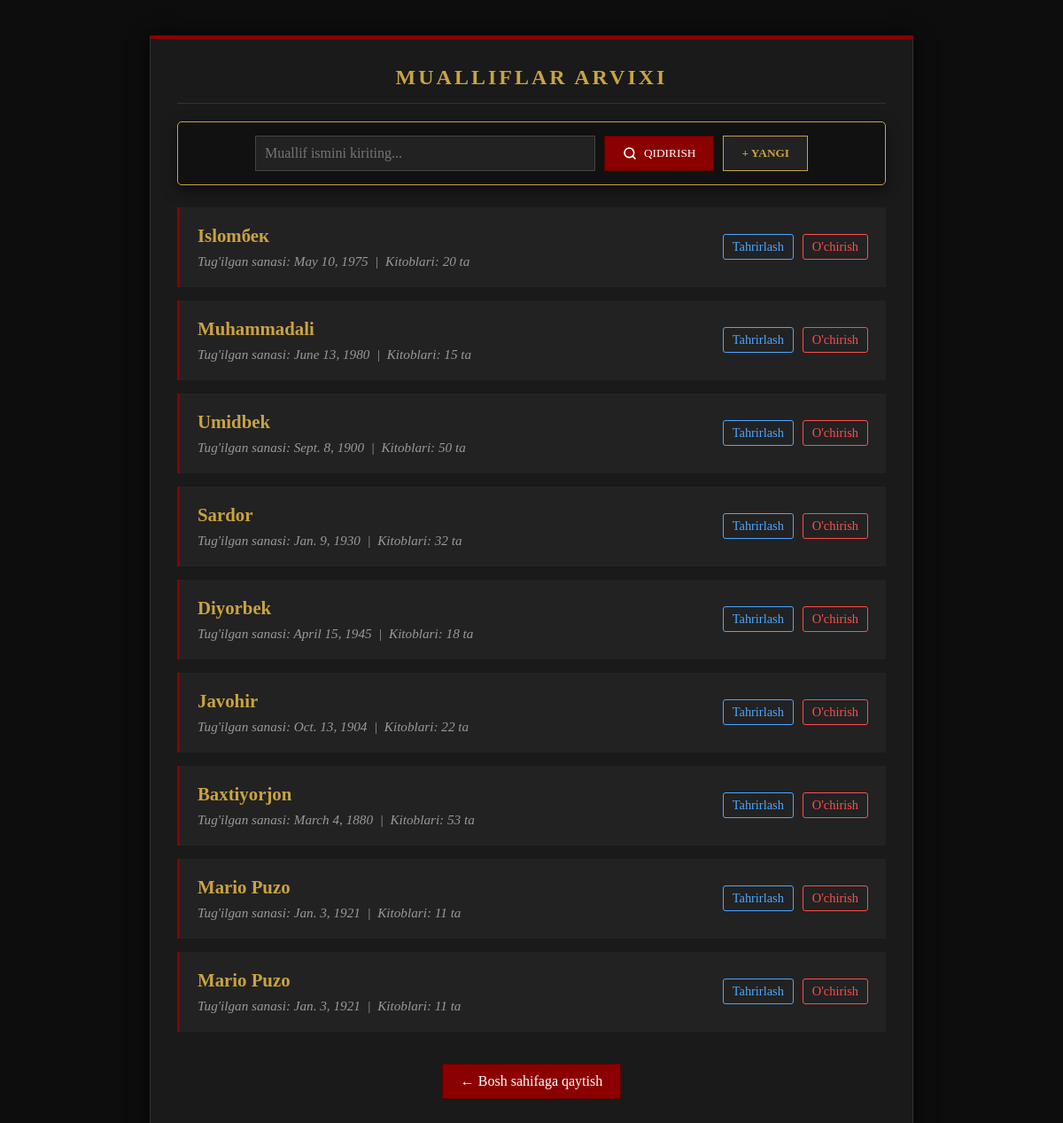
The page /mualliflar/ on the database its author committed.
### main/models.py (models this page shows, shortened)
class Muallif(models.Model):
    class Jins(models.TextChoices):
        MALE = 'male', 'Male'
        FEMALE = 'female', 'Female'
    ism = models.CharField(max_length = 100)
    jins = models.CharField(max_length = 100, choices=Jins.choices)
    tugilgan_sana = models.DateField()
    kitob_soni = models.IntegerField()
    tirik = models.BooleanField()
    class Meta:
        verbose_name = "Muallif"
        verbose_name_plural = "Mualliflar"

### main/views.py (the view, shortened to what this page needs)
# urls.py: path('mualliflar/', views.barcha_mualliflar, name='barcha_mualliflar'),
def barcha_mualliflar(request):
    mualliflar = Muallif.objects.all()
    ism_soz = request.GET.get('qidiruv')
    if ism_soz:
        mualliflar = mualliflar.filter(ism__icontains=ism_soz)
    return render(request, 'mualliflar_royxati.html', {'mualliflar': mualliflar})

### main/templates/mualliflar_royxati.html (shortened to what this page needs)
<!DOCTYPE html>
<html lang="uz">
<head>
</head>
<body>
    <div class="container">
        <h2>Mualliflar Arvixi</h2>
        <form action="" method="GET" class="filter-container">
            <input type="text" name="qidiruv" class="filter-input" placeholder="Muallif ismini kiriting..." value="{{ request.GET.qidiruv }}">
            <button type="submit" class="filter-btn">
                <svg width="16" height="16" viewBox="0 0 24 24" fill="none" stroke="currentColor" stroke-width="2.5" stroke-linecap="round" stroke-linejoin="round">
                    <circle cx="11" cy="11" r="8"></circle>
                    <line x1="21" y1="21" x2="16.65" y2="16.65"></line>
                </svg>
                Qidirish
            </button>
            <button type="button" class="add-btn" onclick="ochishModal()">+ Yangi</button>
        </form>
        <ul>
            {% for muallif in mualliflar %}
                <li>
                    <div>
                        <a href="/muallif/{{ muallif.id }}" class="title-link">{{ muallif.ism }}</a>
                        <div class="details">
                            Tug'ilgan sanasi: {{ muallif.tugilgan_sana }} &nbsp;|&nbsp; Kitoblari: {{ muallif.kitob_soni }} ta
                        </div>
                    </div>
                    <div class="action-btns">
                        <a href="/muallif/{{ muallif.id }}/tahrirlash/" class="edit-btn">Tahrirlash</a>
                        <a href="/muallif/{{ muallif.id }}/ochirish/" class="delete-btn" onclick="return confirm('Siz haqiqatan ham bu muallifni o\'chirmoqchimisiz?');">O'chirish</a>
                    </div>
                </li>
            {% empty %}
                <li style="text-align: center; border: none; color: #666; justify-content: center;">Mualliflar topilmadi.</li>
            {% endfor %}
        </ul>
        <div style="text-align: center;">
            <a href="/" class="back-btn">&#8592; Bosh sahifaga qaytish</a>
        </div>
    </div>
</body>
</html>

### main/templates/mualliflar_royxati.html (style rules this page uses)
body { background-color: #0d0d0d; color: #e0e0e0; font-family: 'Georgia', serif; margin: 0; padding: 40px 20px; }
.container { max-width: 800px; margin: 0 auto; background-color: #1a1a1a; padding: 30px; border: 1px solid #333; box-shadow: 0 0 20px rgba(0, 0, 0, 0.8); border-top: 4px solid #8b0000; position: relative; }
h2 { color: #c9a343; font-family: 'Times New Roman', Times, serif; text-align: center; text-transform: uppercase; letter-spacing: 3px; border-bottom: 1px solid #333; padding-bottom: 15px; margin-top: 0; }
.filter-container { background-color: #111; padding: 15px; border: 1px solid #c9a343; border-radius: 5px; margin-bottom: 25px; text-align: center; display: flex; gap: 10px; justify-content: center; flex-wrap: wrap; box-shadow: 0 5px 15px rgba(0,0,0,0.5); }
.filter-input { padding: 10px; background-color: #222; border: 1px solid #444; color: #c9a343; font-family: 'Times New Roman', serif; width: 50%; font-size: 1em; box-sizing: border-box; }
.filter-btn { display: flex; align-items: center; justify-content: center; gap: 8px; padding: 10px 20px; background-color: #8b0000; color: #fff; border: 1px solid #5a0000; cursor: pointer; font-family: 'Georgia', serif; text-transform: uppercase; transition: 0.3s; }
.add-btn { background-color: #222; color: #c9a343; border: 1px solid #c9a343; padding: 10px 20px; cursor: pointer; font-family: 'Georgia', serif; text-transform: uppercase; transition: 0.3s; font-weight: bold; }
ul { list-style-type: none; padding: 0; }
li { background-color: #222; margin-bottom: 15px; padding: 20px; border-left: 3px solid #8b0000; transition: all 0.3s ease; display: flex; justify-content: space-between; align-items: center; }
a.title-link { color: #c9a343; text-decoration: none; font-size: 1.3em; font-weight: bold; }
.details { color: #999; font-size: 0.95em; margin-top: 8px; font-style: italic; }
.action-btns { display: flex; gap: 10px; }
.edit-btn { color: #4da6ff; text-decoration: none; font-size: 0.9em; border: 1px solid #4da6ff; padding: 5px 10px; border-radius: 3px; transition: 0.3s; }
.delete-btn { color: #ff4d4d; text-decoration: none; font-size: 0.9em; border: 1px solid #ff4d4d; padding: 5px 10px; border-radius: 3px; transition: 0.3s; }
.back-btn { display: inline-block; margin-top: 20px; padding: 10px 20px; background-color: #8b0000; color: #fff; text-decoration: none; border: 1px solid #5a0000; transition: 0.3s; font-family: 'Georgia', serif; }

### rows shown on the page
Muallif: ism "Islomбек", tugilgan_sana "May 10, 1975", kitob_soni "20"
Muallif: ism "Muhammadali", tugilgan_sana "June 13, 1980", kitob_soni "15"
Muallif: ism "Umidbek", tugilgan_sana "Sept. 8, 1900", kitob_soni "50"
Muallif: ism "Sardor", tugilgan_sana "Jan. 9, 1930", kitob_soni "32"
Muallif: ism "Diyorbek", tugilgan_sana "April 15, 1945", kitob_soni "18"
Muallif: ism "Javohir", tugilgan_sana "Oct. 13, 1904", kitob_soni "22"
Muallif: ism "Baxtiyorjon", tugilgan_sana "March 4, 1880", kitob_soni "53"
Muallif: ism "Mario Puzo", tugilgan_sana "Jan. 3, 1921", kitob_soni "11"
Muallif: ism "Mario Puzo", tugilgan_sana "Jan. 3, 1921", kitob_soni "11"
